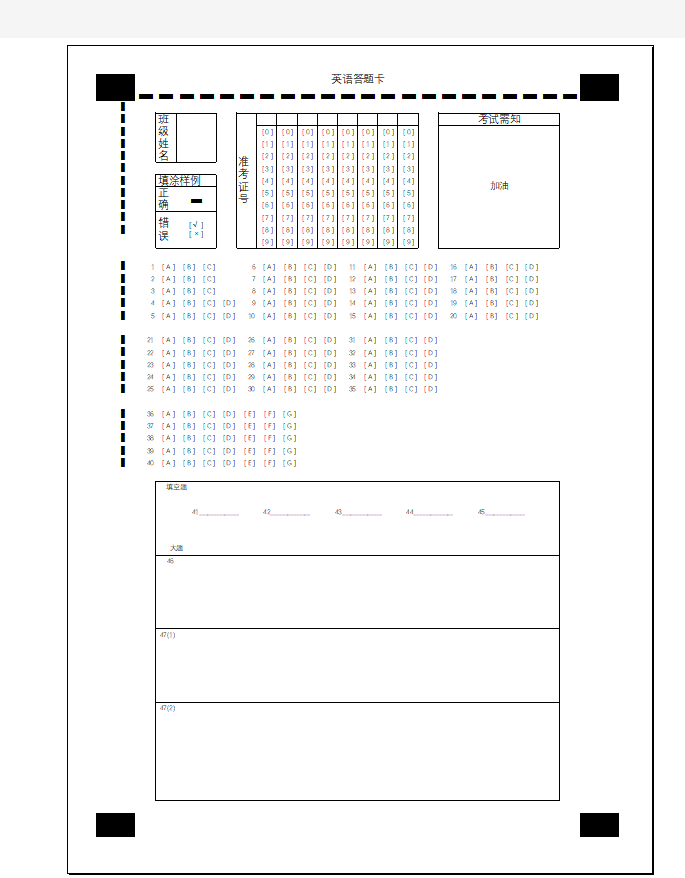
#> input picture card/card_with_QRcode/test.jpg, 685 x 878 px
$ python -i utils.py   (imports and definitions only)   (older library calls are emulated)
#> lines starting #> are read from the running program, lines starting #| are printed output that depends on the picture; after the words box and inside, x2 and y2 are one past the last pixel; in counts of white or black regions, pixels touching at a corner belong together
#> further down, picture is the input picture: shape (878, 685, 3); mean B, G, R 246, 245.9, 245.9
import cv2 as cv
import numpy as np
import pandas as pd
from imutils.perspective import four_point_transform
from scipy.stats import t


def findRectangles(img, contours_sort_with_Area, threshold=0.1):
    # 所有矩形
    recs = []
    # 矩形的角点
    recsCornerPoints = []
    # 矩形轮廓在所有轮廓中的索引
    recsIdx = []
    i = 0
    # 遍历所有轮廓
    for c in contours_sort_with_Area:
        # 获取周长
        peri = threshold * cv.arcLength(c, True)
        # 获取近似矩形
        approx = cv.approxPolyDP(c, peri, True)
        # 如果是矩形(有四个点)
        if len(approx) == 4:
            # 透视变换
            recCnt = four_point_transform(img, approx.reshape(4, 2))
            # print('type:',type(approx.reshape(4, 2)))
            recs.append(recCnt)
            recsCornerPoints.append(approx.reshape(4, 2))
            recsIdx.append(i)
        i = i + 1
    # 返回矩形,矩形的四个角点,矩形在所有轮廓中的索引
    return recs, recsCornerPoints, recsIdx


def get_complete_card(img):
    """
    获取根据大定位点切割后图像
    :param img: 输入RGB图像
    :return: 根据大定位点切割后的灰度图像
    """
    # 旋转90度
    # img = np.rot90(img, k=-1)
    img = np.rot90(img)
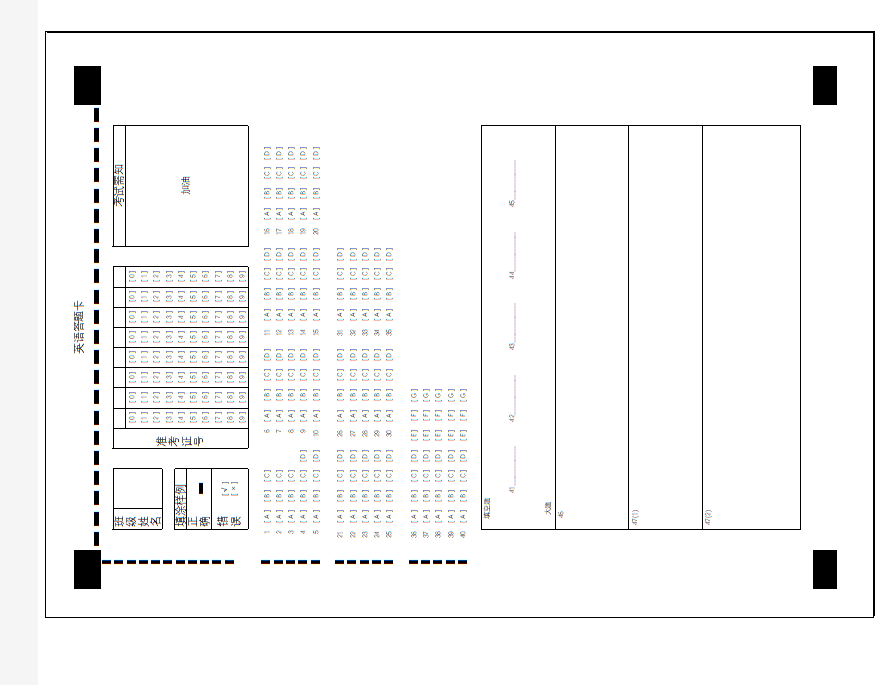
#> img: shape (685, 878, 3); mean of channels 0, 1, 2 246, 245.9, 245.9; drawn as B, G, R
    # 转成灰度图
    gray = cv.cvtColor(img, cv.COLOR_BGR2GRAY)
    # blur0 = cv.blur(gray, (5, 5))

    blur0 = cv.medianBlur(gray, 3)
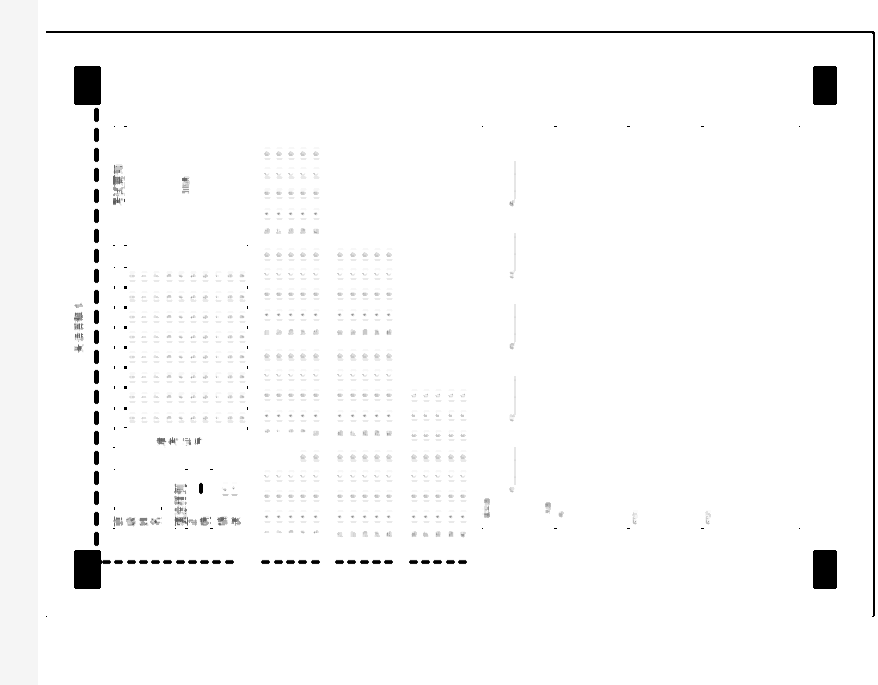
#> blur0: shape (685, 878); min 0, max 255, mean 249.9
    # 二值化
    ret, th1 = cv.threshold(blur0, 100, 255, cv.THRESH_BINARY)
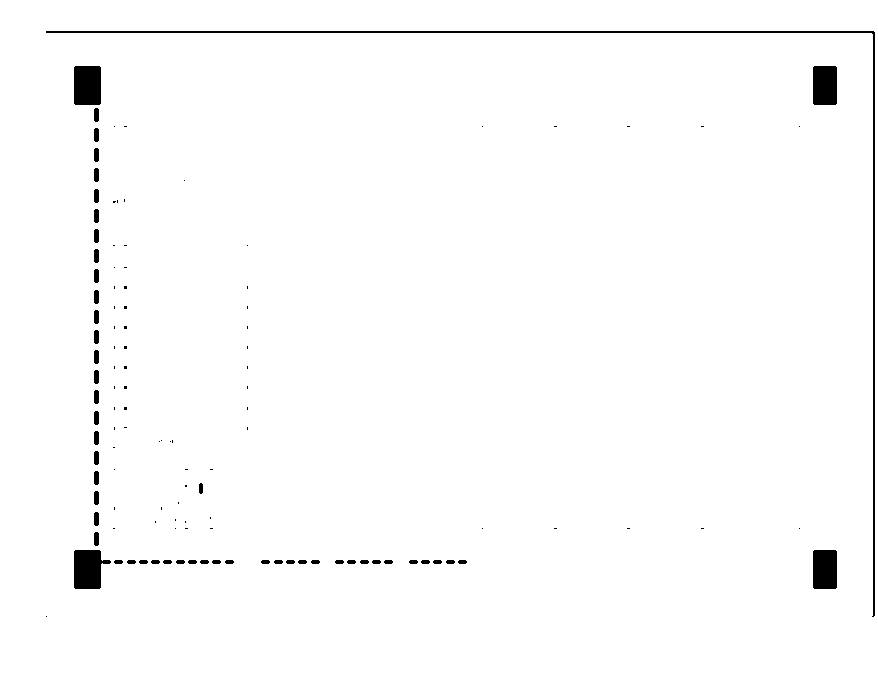
#> th1: shape (685, 878); 98.4% white; 119 black regions (66 under 20 px), largest, box (x1, y1, x2, y2) and area: (46, 31, 875, 617) 2826, (74, 550, 111, 589) 1085, (74, 66, 101, 105) 1049
    # th1 = cv.adaptiveThreshold(blur0,255,cv.ADAPTIVE_THRESH_GAUSSIAN_C,cv.THRESH_BINARY_INV,11,2)
    # 形态学腐蚀
    blur1 = cv.blur(th1, (5, 5))
    # 再次二值化
    ret, th2 = cv.threshold(blur1, 150, 255, cv.THRESH_BINARY_INV)
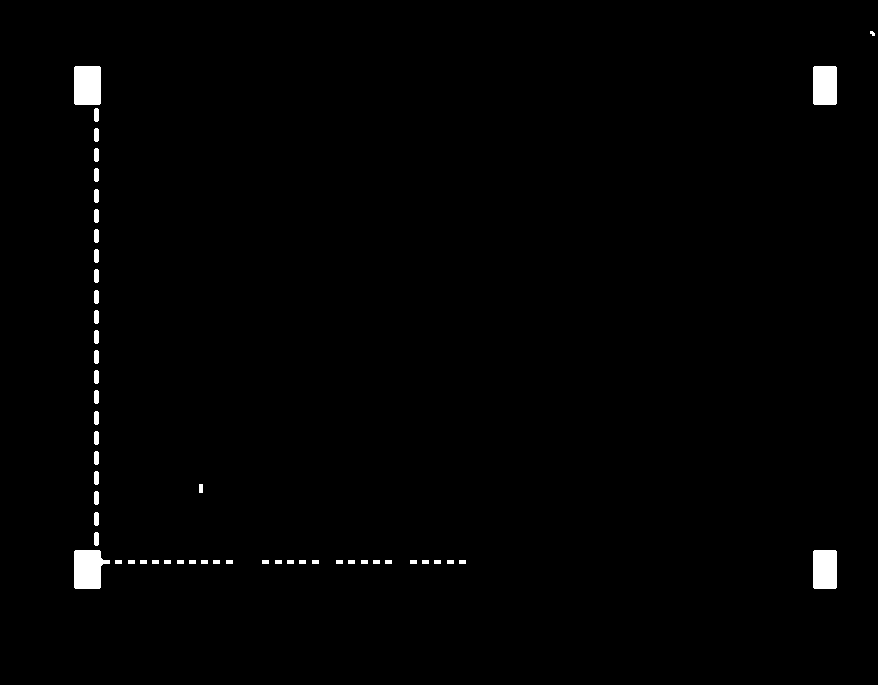
#> th2: shape (685, 878); 1% white; 53 white regions (1 under 20 px)
    # [5 lines of commented-out code are left out]
    th2, contours, hierarchy = cv.findContours(th2, cv.RETR_TREE, cv.CHAIN_APPROX_SIMPLE)
#> contours = 53 contours, 26 with area under 20; largest, box (x1, y1, x2, y2) and area: (74, 550, 110, 589) 1022, (74, 66, 101, 105) 986, (813, 550, 837, 589) 872, (813, 66, 837, 105) 872, (94, 532, 99, 546) 50
    contours_sort_with_Area = sorted(contours, key=cv.contourArea, reverse=True)
#> contours_sort_with_Area has the same summary as contours
    # 获取矩形
    recs, recsPoints, recsIdx = findRectangles(th2, contours_sort_with_Area)
#> the loop in findRectangles, `for c in contours_sort_with_Area:` made 53 passes
#> (peri, approx) on passes 1 to 12: (14.01, [[75, 550], [74, 587], [99, 588], [109, 560]]), (12.57, [[75, 66], [74, 103], [99, 104], [100, 67]]), (11.97, [[814, 550], [813, 587], [835, 588], [836, 551]]), (11.97, [[814, 66], [813, 103], [835, 104], [836, 67]]), (3.17, [[95, 532], [97, 545]]), (3.17, [[95, 512], [97, 525]]), (3.17, [[95, 491], [97, 504]]), (3.17, [[95, 471], [97, 484]]), (3.17, [[95, 451], [97, 464]]), (3.17, [[95, 431], [97, 444]]), (3.17, [[95, 411], [97, 424]]), (3.17, [[95, 390], [97, 403]])
#> pass 1, in findRectangles, `recCnt = four_point_transform(img, approx.reshape(4, 2))`:
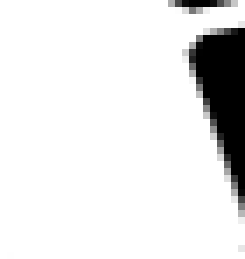
#> recCnt: shape (37, 35) (shown 7 times larger); min 0, max 255, mean 229.9
#> after the loop in findRectangles, `for c in contours_sort_with_Area:`: i = 53; recs = 30 items; recsIdx = 30 values from 0 to 51
#> recs = 30 items; recsPoints = 30 items; recsIdx = 30 values from 0 to 51
    # print('共有矩形: ', len(recsPoints))

    rgb = cv.cvtColor(th2, cv.COLOR_GRAY2RGB)
#> rgb: shape (685, 878, 3); 1% white; 53 white regions (1 under 20 px), largest, box (x1, y1, x2, y2) and area: (74, 550, 110, 589) 1091, (74, 66, 101, 105) 1049, (813, 66, 837, 105) 932

    # 记录大定位点的坐标
    pointers = []
    # 将所有矩形的坐标转换成[左上角，右上角，右下角，左下角]的形式
    for i in range(len(recsPoints)):
        recsPoints_copy = []
        # 左上角,横纵坐标相加最小
        t = sorted(recsPoints[i], key=lambda x: x[0] + x[1])
        recsPoints_copy.append(t[0])
        # 右上角,横纵坐标相加位于中间两个，通过比较X值判断
        recsPoints_copy.append(t[1] if t[1][0] > t[2][0] else t[2])
        # 右下角,横纵坐标相加最小
        recsPoints_copy.append(t[3])
        # 左下角,横纵坐标相加位于中间两个，通过比较X值判断
        recsPoints_copy.append(t[1] if t[1][0] < t[2][0] else t[2])
        w1 = recsPoints_copy[1][0] - recsPoints_copy[0][0]
        w2 = recsPoints_copy[2][0] - recsPoints_copy[3][0]
        h1 = recsPoints_copy[3][1] - recsPoints_copy[0][1]
        h2 = recsPoints_copy[2][1] - recsPoints_copy[1][1]

        if i == 0 or i == 1 or i == 2 or i == 3:
            # print(i, '大定位点的长宽是: ', w1, w2, h1, h2, (w1 + w2) / (h1 + h2), (w1 + w2) * (h1 + h2) / 4)
            pointers.append(recsPoints_copy)
#> this loop made 30 passes
#> (t, w1, w2, h1, h2) on passes 1 to 10: ([[75, 550], [74, 587], [109, 560], [99, 588]], 34, 25, 37, 28), ([[75, 66], [100, 67], [74, 103], [99, 104]], 25, 25, 37, 37), ([[814, 550], [836, 551], [813, 587], [835, 588]], 22, 22, 37, 37), ([[814, 66], [836, 67], [813, 103], [835, 104]], 22, 22, 37, 37), ([[199, 484], [202, 484], [199, 492], [202, 492]], 3, 3, 8, 8), ([[459, 560], [459, 563], [465, 560], [465, 563]], 6, 6, 3, 3), ([[447, 560], [447, 563], [453, 560], [453, 563]], 6, 6, 3, 3), ([[434, 560], [434, 563], [440, 560], [440, 563]], 6, 6, 3, 3), ([[422, 560], [422, 563], [428, 560], [428, 563]], 6, 6, 3, 3), ([[410, 560], [410, 563], [416, 560], [416, 563]], 6, 6, 3, 3)
#> after the loop, pointers = [[[75, 550], [109, 560], [99, 588], [74, 587]], [[75, 66], [100, 67], [99, 104], [74, 103]], [[814, 550], [836, 551], [835, 588], [813, 587]], [[814, 66], [836, 67], [835, 104], [813, 103]]]
        # print(i, '大定位点的长宽是: ', w1, w2, h1, h2, (w1 + w2) / (h1 + h2), (w1 + w2) * (h1 + h2) / 4)
        #
        #         # 用长宽比和最大最小面积筛选大定位点
        # if h1 + h2 != 0 and 1.8 > (w1 + w2) / (h1 + h2) > 1.3 and 7000 > (w1 + w2) * (h1 + h2) / 4 > 3500:

    for i in pointers:
        w1 = i[1][0] - i[0][0]
        w2 = i[2][0] - i[3][0]
        h1 = i[3][1] - i[0][1]
        h2 = i[2][1] - i[1][1]
        # or not (800 > (w1 + w2) * (h1 + h2) / 4 > 300)
        if (h1 + h2) == 0:
            h1  = 1
        if not (2.0 > (w1 + w2) / (h1 + h2) > 1.3):
            # print('大定位点不完整，请调整角度!!!')
            return None
#> this loop made 1 pass
#> (i, w1, w2, h2) on pass 1: ([[75, 550], [109, 560], [99, 588], [74, 587]], 34, 25, 28)

    idd = 0
    cv.rectangle(rgb, (pointers[idd][0][0], pointers[idd][0][1]), (pointers[idd][2][0], pointers[idd][2][1]),
                 (0, 255, 0), -1)
    cv.rectangle(rgb, (pointers[1][0][0], pointers[1][0][1]), (pointers[1][2][0], pointers[1][2][1]), (0, 255, 0), -1)
    cv.rectangle(rgb, (pointers[2][0][0], pointers[2][0][1]), (pointers[2][2][0], pointers[2][2][1]), (0, 255, 0), -1)
    cv.rectangle(rgb, (pointers[3][0][0], pointers[3][0][1]), (pointers[3][2][0], pointers[3][2][1]), (0, 255, 0), -1)

    # cv.imshow('rgb', rgb)

    # 绘制矩形
    # idx = 4
    # print(recsPoints[1], cv.contourArea(contours_sort_with_Area[recsIdx[1]]))
    # print(pointers[0])

    # 找到整个答题卡区域的角点
    # 左上角横纵坐标相加最小
    top_left = sorted(pointers, key=lambda x: x[0][0] + x[0][1])[0][0]
    # 右下角横纵坐标相加最大
    bottom_right = sorted(pointers, key=lambda x: x[2][0] + x[2][1], reverse=True)[0][2]
    # 右上角,优先判断y坐标
    tmp1 = sorted([pointers[0][1], pointers[1][1], pointers[2][1], pointers[3][1]], key=lambda x: x[1])
    top_right = tmp1[0] if tmp1[0][0] > tmp1[1][0] else tmp1[1]
    # 左下角, 优先断y坐标
    tmp2 = sorted([pointers[0][3], pointers[1][3], pointers[2][3], pointers[3][3]], key=lambda x: x[1], reverse=True)
    bottom_left = tmp2[0] if tmp2[0][0] < tmp2[1][0] else tmp2[1]

    # [5 lines of commented-out code are left out]
    bigCornerPointers = np.array([top_left, top_right, bottom_right, bottom_left])

    # 去除大定位点外围之后的答题卡,并且映射成规则矩形
    totalCard = four_point_transform(gray, bigCornerPointers)

    return totalCard


# [387 lines left out: functions grubbs, remove_outliers, get_small_dots, getStuID, getAnswers, SubjectiveSegmentation, not called in this run]

>>> import cv2
>>> picture = cv2.imread('../../card/card_with_QRcode/test.jpg')
>>> result = get_complete_card(picture)
